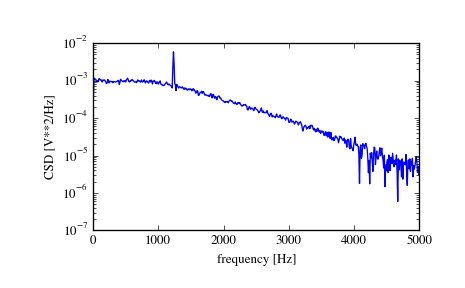

Recreate this plot in Python.
from scipy import signal
import matplotlib.pyplot as plt

# Generate two test signals with some common features.

fs = 10e3
N = 1e5
amp = 20
freq = 1234.0
noise_power = 0.001 * fs / 2
time = np.arange(N) / fs
b, a = signal.butter(2, 0.25, 'low')
x = np.random.normal(scale=np.sqrt(noise_power), size=time.shape)
y = signal.lfilter(b, a, x)
x += amp*np.sin(2*np.pi*freq*time)
y += np.random.normal(scale=0.1*np.sqrt(noise_power), size=time.shape)

# Compute and plot the magnitude of the cross spectral density.

f, Pxy = signal.csd(x, y, fs, nperseg=1024)
plt.semilogy(f, np.abs(Pxy))
plt.xlabel('frequency [Hz]')
plt.ylabel('CSD [V**2/Hz]')
plt.show()
